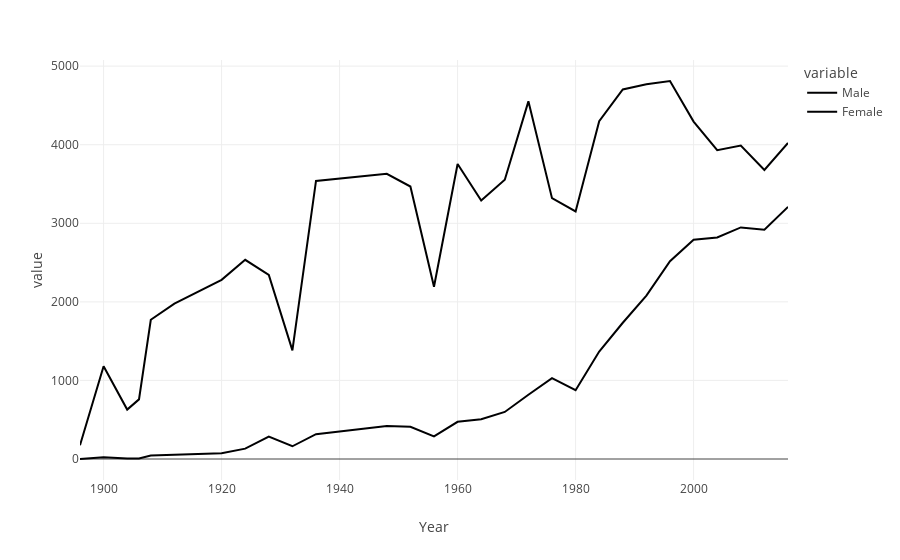

This figure's notebook cell:
### Code cell
fig=px.line(final,x='Year', y=["Male","Female"])
fig.show()

### Figure 1 — Plotly figure (JSON) as saved in the notebook; plotly's stock layout.template omitted (floating-point values rounded to 4 significant figures)
{"data": [{"hovertemplate": "variable=Male<br>Year=%{x}<br>value=%{y}<extra></extra>", "legendgroup": "Male", "line": {"color": "#000001", "dash": "solid"}, "marker": {"symbol": "circle"}, "mode": "lines", "name": "Male", "orientation": "v", "showlegend": true, "type": "scatter", "x": [1896, 1900, 1904, 1906, 1908, 1912, 1920, 1924, 1928, 1932, 1936, 1948, 1952, 1956, 1960, 1964, 1968, 1972, 1976, 1980, 1984, 1988, 1992, 1996, 2000, 2004, 2008, 2012, 2016], "xaxis": "x", "y": [174, 1181, 629, 759, 1772, 1978, 2280, 2535, 2342, 1382, 3539, 3629, 3468, 2193, 3755, 3290, 3555, 4552, 3320, 3151, 4299, 4704, 4769, 4811, 4294, 3931, 3990, 3679, 4022], "yaxis": "y"}, {"hovertemplate": "variable=Female<br>Year=%{x}<br>value=%{y}<extra></extra>", "legendgroup": "Female", "line": {"color": "#000002", "dash": "solid"}, "marker": {"symbol": "circle"}, "mode": "lines", "name": "Female", "orientation": "v", "showlegend": true, "type": "scatter", "x": [1896, 1900, 1904, 1906, 1908, 1912, 1920, 1924, 1928, 1932, 1936, 1948, 1952, 1956, 1960, 1964, 1968, 1972, 1976, 1980, 1984, 1988, 1992, 1996, 2000, 2004, 2008, 2012, 2016], "xaxis": "x", "y": [0, 23, 6, 6, 44, 53, 73, 132, 285, 162, 316, 420, 409, 288, 473, 507, 599, 818, 1028, 875, 1368, 1734, 2080, 2518, 2790, 2820, 2947, 2919, 3209], "yaxis": "y"}], "layout": {"legend": {"title": {"text": "variable"}, "tracegroupgap": 0}, "margin": {"t": 60}, "xaxis": {"anchor": "y", "domain": [0, 1], "title": {"text": "Year"}}, "yaxis": {"anchor": "x", "domain": [0, 1], "title": {"text": "value"}}}}
